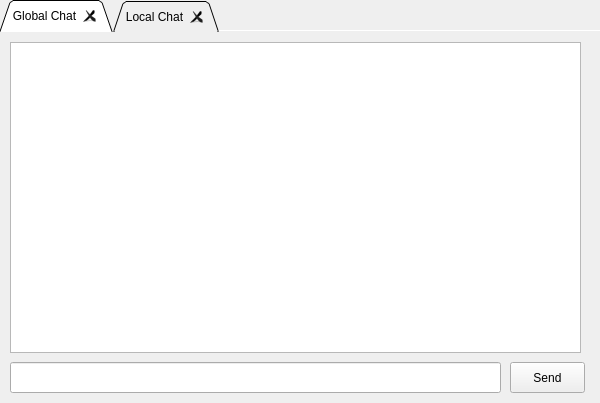
<?xml version="1.0" encoding="UTF-8"?>
<ui version="4.0">
 <class>ChatWindow</class>
 <widget class="QTabWidget" name="ChatWindow">
  <property name="geometry">
   <rect>
    <x>0</x>
    <y>0</y>
    <width>600</width>
    <height>403</height>
   </rect>
  </property>
  <property name="windowTitle">
   <string>TabWidget</string>
  </property>
  <property name="autoFillBackground">
   <bool>false</bool>
  </property>
  <property name="tabShape">
   <enum>QTabWidget::Triangular</enum>
  </property>
  <property name="currentIndex">
   <number>0</number>
  </property>
  <property name="documentMode">
   <bool>true</bool>
  </property>
  <property name="tabsClosable">
   <bool>true</bool>
  </property>
  <property name="movable">
   <bool>false</bool>
  </property>
  <widget class="QWidget" name="globalChat">
   <attribute name="title">
    <string>Global Chat</string>
   </attribute>
   <widget class="QLineEdit" name="globalChatLineEdit">
    <property name="geometry">
     <rect>
      <x>10</x>
      <y>330</y>
      <width>491</width>
      <height>31</height>
     </rect>
    </property>
    <property name="maxLength">
     <number>255</number>
    </property>
   </widget>
   <widget class="QPushButton" name="globalChatPushButton">
    <property name="geometry">
     <rect>
      <x>510</x>
      <y>330</y>
      <width>75</width>
      <height>31</height>
     </rect>
    </property>
    <property name="text">
     <string>Send</string>
    </property>
   </widget>
   <widget class="QTextEdit" name="globalChatTextEdit">
    <property name="geometry">
     <rect>
      <x>10</x>
      <y>10</y>
      <width>571</width>
      <height>311</height>
     </rect>
    </property>
    <property name="readOnly">
     <bool>true</bool>
    </property>
   </widget>
  </widget>
  <widget class="QWidget" name="localChat">
   <attribute name="title">
    <string>Local Chat</string>
   </attribute>
   <widget class="QLineEdit" name="localChatLineEdit">
    <property name="geometry">
     <rect>
      <x>10</x>
      <y>330</y>
      <width>491</width>
      <height>31</height>
     </rect>
    </property>
    <property name="maxLength">
     <number>255</number>
    </property>
   </widget>
   <widget class="QPushButton" name="localChatPushButton">
    <property name="geometry">
     <rect>
      <x>510</x>
      <y>330</y>
      <width>75</width>
      <height>31</height>
     </rect>
    </property>
    <property name="text">
     <string>Send</string>
    </property>
   </widget>
   <widget class="QTextEdit" name="localChatTextEdit">
    <property name="geometry">
     <rect>
      <x>10</x>
      <y>10</y>
      <width>571</width>
      <height>311</height>
     </rect>
    </property>
    <property name="readOnly">
     <bool>true</bool>
    </property>
   </widget>
  </widget>
 </widget>
 <resources/>
 <connections/>
</ui>
